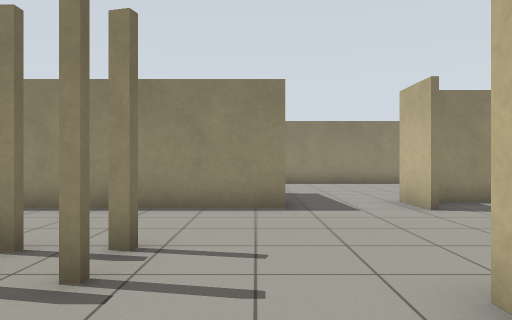
View 1 (above)

19 first-person views from a walk through a world built for the Gazebo simulator. The camera is 0.94 m above the floor, looks level and sees 70° across. The floor is counted in squares, 1 m on a side. Each view is taken from the middle of a square. On the plan, view 1 faces up. The plan holds only what a view shows up to about 13 squares ahead; the rest is blank.

View 2
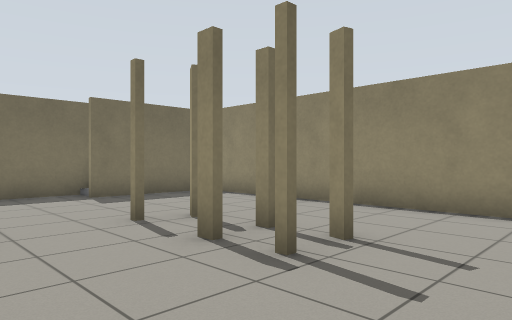

View 3
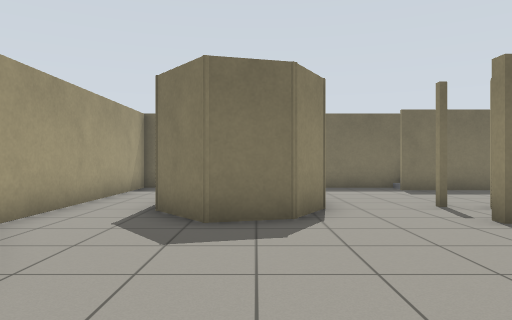

View 4
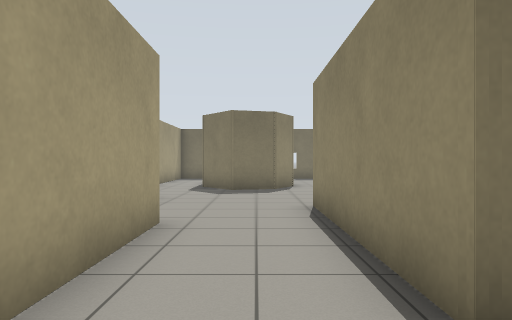

View 5
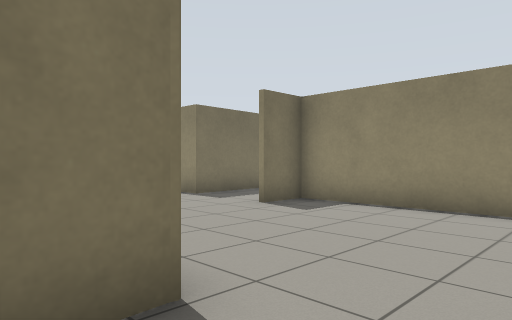

View 6
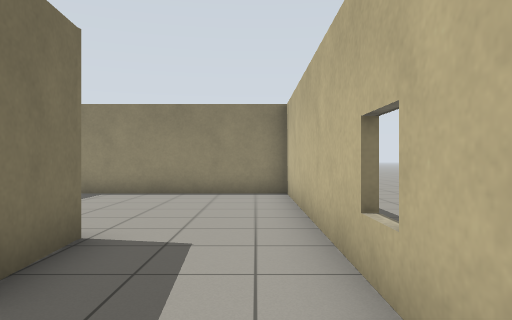

View 7
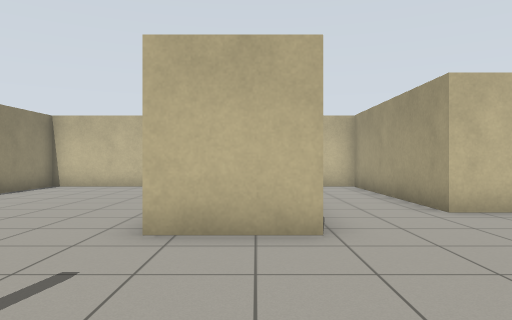

View 8
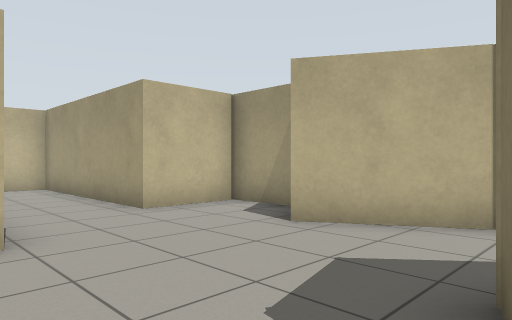

View 9
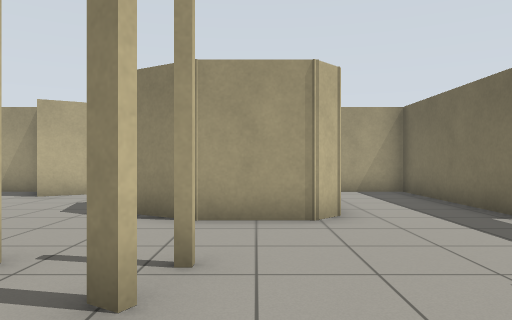

View 10
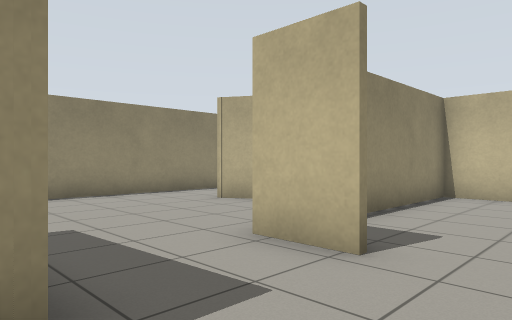

View 11
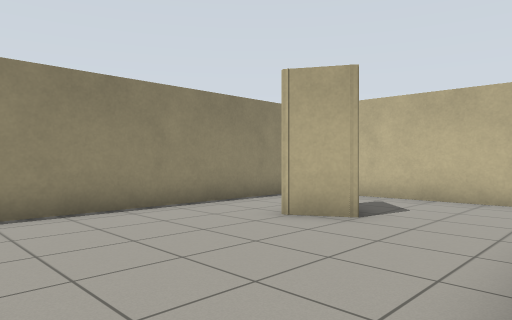

View 12
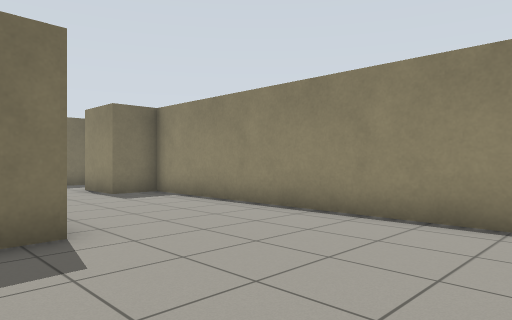

View 13
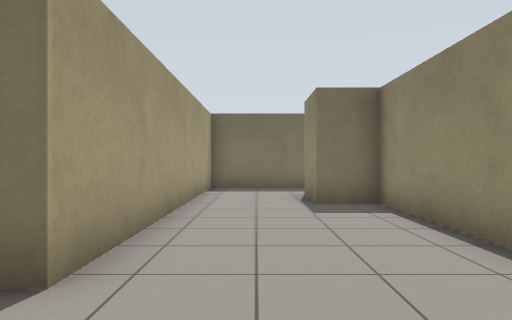

View 14
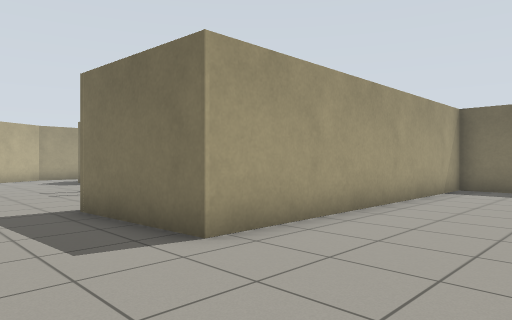

View 15
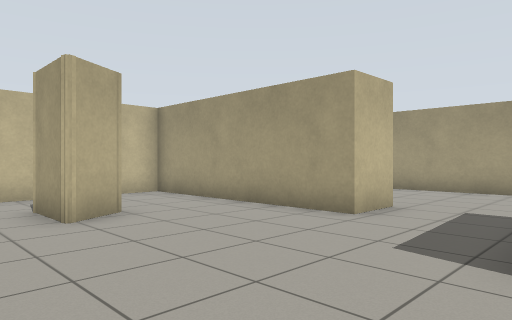

View 16
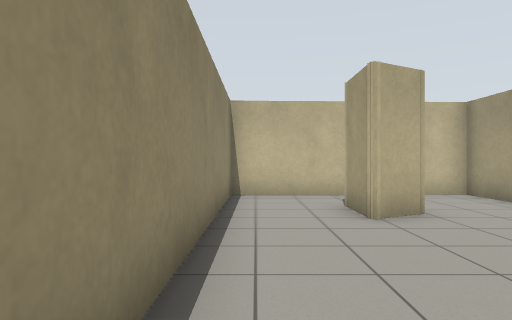

View 17
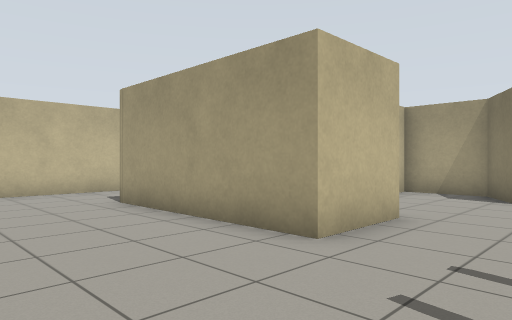

View 18
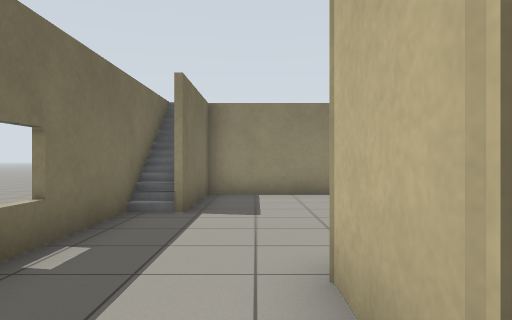

View 19
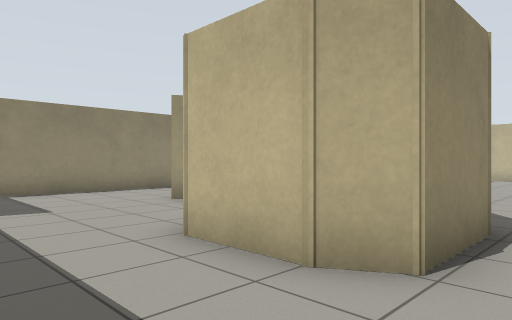

### Floor plan
Points are (right, up) in squares from view 1. A wall is a line through its corners. A room is listed if a view was taken in it or the views show most of it. See-through windows are left out.
Room 1 (views 1, 2, 3, 4, 5, 6, 7, 8, 9, 10, 11, 17, 18, 19)
walls: (1.5, 2.4) (6.9, 2.4) (7.1, 0.2) (1.5, 0.2) (1.5, 2.4); (-2.8, -0.4) (-2.5, -1.8) (-3.8, -2.8) (-5.9, -2.8) (-6.4, -2.1) (-6.4, -0.1) (-5.9, 0.3) (-4, 0.3) (-2.8, -0.4); (3.3, 6.8) (3.3, 8.3); (0.5, 8.6) (0.6, 7.1) (-7.5, 7.1); (-8.3, 4.5) (-8.3, 3.5); (-9.3, 5.9) (-9.3, -4.8) (-1.8, -4.8) (0.6, -3.4) (1.4, -4.8) (3.5, -4.8) (3.5, -2.4) (9.9, -2.4) (9.9, 8); (9.9, 8.2) (3.4, 8.2) (3.4, 6.8)
ways out: opening at (1.5, 7.5) to room 2
objects: stairs (-8, 5)
Room 2 (views 12, 13, 14, 15, 16)
walls: (3.3, 8.3) (9.9, 8.3); (6.4, 11) (5.7, 12.2) (7.4, 12.2); (7.6, 14.7) (-4.9, 14.7) (-4.9, 13.3) (-6.9, 13.3); (9.9, 8) (9.9, 12.5); (-9.3, 13.8) (-9.3, 10.5) (0.3, 10.5) (0.5, 8.6)
ways out: opening at (1.5, 7.5) to room 1; opening at (6.5, 13.5) to room 3; opening at (8.5, 12) to room 3
Room 3 (no view inside)
walls: (9.3, 14.7) (7.6, 14.7); (9.9, 12.5) (9.9, 14.5)
ways out: opening at (6.5, 13.5) to room 2; opening at (8.5, 12) to room 2

Positions as (right, up) in squares from view 1, and headings:
1: (0, 0), facing up
2: (1, 0), facing up-left
3: (3, -1), facing left
4: (9, -1), facing left
5: (9, 1), facing up-left
6: (9, -2), facing up
7: (-3, 1), facing right
8: (-3, 1), facing down-right
9: (-5, 6), facing down
10: (0, 5), facing up-right
11: (1, 8), facing up-right
12: (5, 9), facing up-left
13: (3, 12), facing left
14: (3, 14), facing down-left
15: (0, 14), facing down-right
16: (0, 14), facing right
17: (-1, 6), facing down-right
18: (-7, -3), facing up
19: (-9, -4), facing up-right
